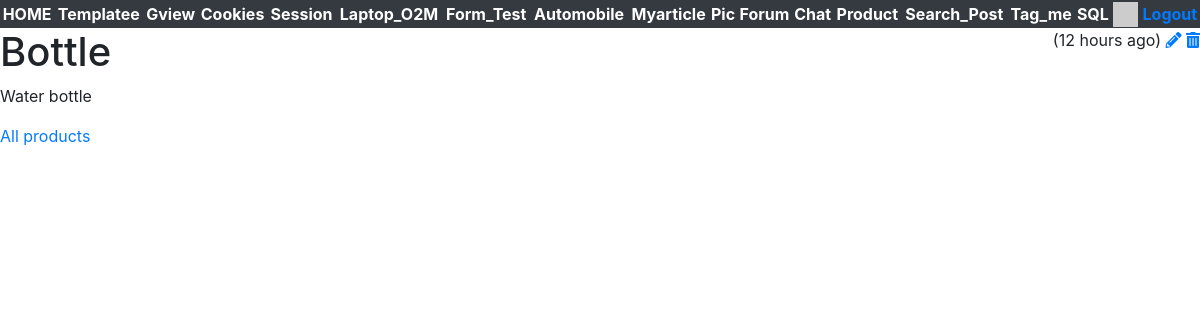
Screenshot of /fav_products/product/1 (signed in) with the database file from the repository.
### fav_products/models.py (models this page shows, shortened)
class Product(models.Model) :
    title = models.CharField(
            max_length=200,
            validators=[MinLengthValidator(2, "Title must be greater than 2 characters")]
    )
    text = models.TextField()
    owner = models.ForeignKey(settings.AUTH_USER_MODEL, on_delete=models.CASCADE,
            related_name='fav_product_owner')
    favorites = models.ManyToManyField(settings.AUTH_USER_MODEL,
        through='Fav', related_name='favorite_products')
    created_at = models.DateTimeField(auto_now_add=True)
    updated_at = models.DateTimeField(auto_now=True)

### fav_products/views.py (the view)
# urls.py: path('product/<int:pk>', views.ProductDetailView.as_view(), name='product_detail'),
class ProductDetailView(OwnerDetailView):
    model = Product
    template_name = "favs/detail.html"

### home/context_processors.py (called while the page is built)
def settings(request):
    return {
        'settings': django_settings,
    }

### home/templatetags/app_tags.py (called while the page is built)
@register.filter(name='gravatar')
def gravatar(user, size=35):
    email = str(user.email.strip().lower()).encode('utf-8')
    email_hash = md5(email).hexdigest()
    url = "//www.gravatar.com/avatar/{0}?s={1}&d=identicon&r=PG"
    return url.format(email_hash, size)

### fav_products/templates/favs/detail.html (shortened to what this page needs)
{% extends "base_bootstrap.html" %}
{% load humanize %}
{% block content %}
<span style="float: right;">
    ({{ product.updated_at|naturaltime }})
    {% if product.owner == user %}
    <a href="{% url 'fav_products:product_update' product.id %}"><i class="fa fa-pencil"></i></a>
    <a href="{% url 'fav_products:product_delete' product.id %}"><i class="fa fa-trash"></i></a>
    {% endif %}
</span>
<h1>{{ product.title }}</h1>
<p>
    {{ product.text }}
</p>
<p>
    <a href="{% url 'fav_products:all' %}">All products</a>
</p>
{% endblock %}

### rows the page displays
Product: updated_at "12 hours ago", title "Bottle", text "Water bottle"
